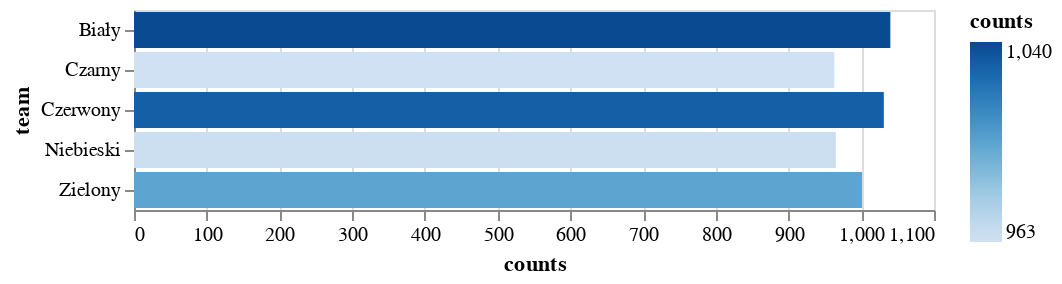

The notebook cell this image was saved under:
### Code cell
df = pd.DataFrame(csv, columns=['id', 'team'])
df = df.groupby(['team']).count()
df = df.rename(columns={'id': 'counts'})
df["counts"] = df["counts"].astype('int32')
df = df.reset_index(level=0)
alt.Chart(df).mark_bar(orient='horizontal').encode(
    x='counts', y='team', color='counts'
)

### Figure 1 — Vega-Lite specification as saved in the notebook (floating-point values rounded to 4 significant figures)
{"config": {"view": {"continuousWidth": 400, "continuousHeight": 300}}, "data": {"name": "data-63db3b1ad10ddb62640125627d511d54"}, "mark": {"type": "bar", "orient": "horizontal"}, "encoding": {"color": {"field": "counts", "type": "quantitative"}, "x": {"field": "counts", "type": "quantitative"}, "y": {"field": "team", "type": "nominal"}}, "$schema": "https://vega.github.io/schema/vega-lite/v4.17.0.json", "datasets": {"data-63db3b1ad10ddb62640125627d511d54": [{"team": "Biały", "counts": 1040}, {"team": "Czarny", "counts": 963}, {"team": "Czerwony", "counts": 1031}, {"team": "Niebieski", "counts": 965}, {"team": "Zielony", "counts": 1001}]}}
